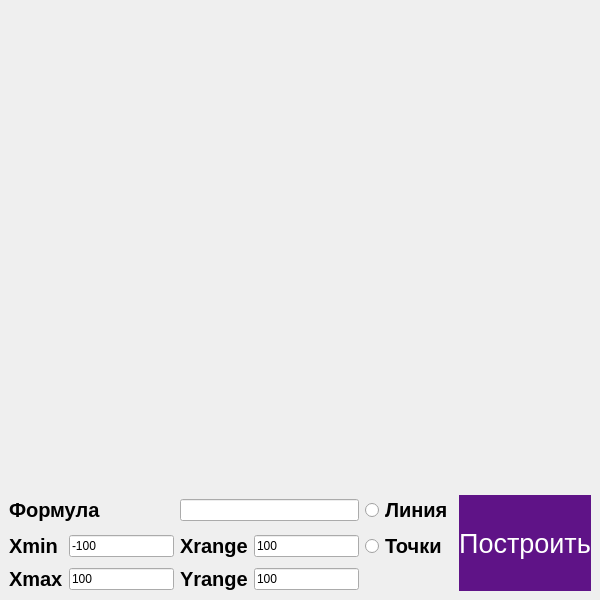
<?xml version="1.0" encoding="UTF-8"?>
<ui version="4.0">
 <class>SecondWindow</class>
 <widget class="QMainWindow" name="SecondWindow">
  <property name="geometry">
   <rect>
    <x>0</x>
    <y>0</y>
    <width>600</width>
    <height>600</height>
   </rect>
  </property>
  <property name="windowTitle">
   <string>MainWindow</string>
  </property>
  <widget class="QWidget" name="centralwidget">
   <property name="sizePolicy">
    <sizepolicy hsizetype="Preferred" vsizetype="Preferred">
     <horstretch>0</horstretch>
     <verstretch>0</verstretch>
    </sizepolicy>
   </property>
   <layout class="QVBoxLayout" name="verticalLayout">
    <item>
     <widget class="QCustomPlot" name="widget" native="true"/>
    </item>
    <item>
     <layout class="QGridLayout" name="gridLayout">
      <item row="1" column="2">
       <widget class="QLabel" name="label_3">
        <property name="font">
         <font>
          <pointsize>15</pointsize>
          <bold>true</bold>
         </font>
        </property>
        <property name="styleSheet">
         <string notr="true">QLabel {
qproperty-alignment: 'AlignCenter | AlignLeft';
}
background-color: white;</string>
        </property>
        <property name="text">
         <string>Xrange</string>
        </property>
       </widget>
      </item>
      <item row="1" column="0">
       <widget class="QLabel" name="label">
        <property name="font">
         <font>
          <pointsize>15</pointsize>
          <bold>true</bold>
         </font>
        </property>
        <property name="styleSheet">
         <string notr="true">QLabel {
qproperty-alignment: 'AlignCenter | AlignLeft';
}
background-color: white;</string>
        </property>
        <property name="text">
         <string>Xmin</string>
        </property>
       </widget>
      </item>
      <item row="0" column="0" colspan="2">
       <widget class="QLabel" name="label_5">
        <property name="font">
         <font>
          <pointsize>15</pointsize>
          <bold>true</bold>
         </font>
        </property>
        <property name="styleSheet">
         <string notr="true">QLabel {
qproperty-alignment: 'AlignCenter | AlignLeft';
}
background-color: white;</string>
        </property>
        <property name="text">
         <string>Формула</string>
        </property>
       </widget>
      </item>
      <item row="2" column="1">
       <widget class="QLineEdit" name="lineEdit_Xmax">
        <property name="styleSheet">
         <string notr="true">QLabel {
qproperty-alignment: 'AlignCenter | AlignRight';
border: 1px solid black;
}
background-color: white;</string>
        </property>
        <property name="text">
         <string>100</string>
        </property>
       </widget>
      </item>
      <item row="1" column="3">
       <widget class="QLineEdit" name="lineEdit_Xrange">
        <property name="styleSheet">
         <string notr="true">QLabel {
qproperty-alignment: 'AlignCenter | AlignRight';
border: 1px solid black;
}
background-color: white;</string>
        </property>
        <property name="text">
         <string>100</string>
        </property>
       </widget>
      </item>
      <item row="0" column="2" colspan="2">
       <widget class="QLineEdit" name="lineEdit_formula">
        <property name="styleSheet">
         <string notr="true">QLabel {
qproperty-alignment: 'AlignCenter | AlignRight';
border: 1px solid black;
}
background-color: white;</string>
        </property>
       </widget>
      </item>
      <item row="2" column="3">
       <widget class="QLineEdit" name="lineEdit_Yrange">
        <property name="styleSheet">
         <string notr="true">QLabel {
qproperty-alignment: 'AlignCenter | AlignRight';
border: 1px solid black;
}
background-color: white;</string>
        </property>
        <property name="text">
         <string>100</string>
        </property>
       </widget>
      </item>
      <item row="2" column="2">
       <widget class="QLabel" name="label_Ymax">
        <property name="font">
         <font>
          <pointsize>15</pointsize>
          <bold>true</bold>
         </font>
        </property>
        <property name="styleSheet">
         <string notr="true">QLabel {
qproperty-alignment: 'AlignCenter | AlignLeft';
}
background-color: white;</string>
        </property>
        <property name="text">
         <string>Yrange</string>
        </property>
       </widget>
      </item>
      <item row="2" column="0">
       <widget class="QLabel" name="label_2">
        <property name="font">
         <font>
          <pointsize>15</pointsize>
          <bold>true</bold>
         </font>
        </property>
        <property name="styleSheet">
         <string notr="true">QLabel {
qproperty-alignment: 'AlignCenter | AlignLeft';
}
background-color: white;</string>
        </property>
        <property name="text">
         <string>Xmax</string>
        </property>
       </widget>
      </item>
      <item row="1" column="1">
       <widget class="QLineEdit" name="lineEdit_Xmin">
        <property name="styleSheet">
         <string notr="true">QLabel {
qproperty-alignment: 'AlignCenter | AlignRight';
border: 1px solid black;
}
background-color: white;</string>
        </property>
        <property name="text">
         <string>-100</string>
        </property>
       </widget>
      </item>
      <item row="0" column="5" rowspan="3">
       <widget class="QPushButton" name="pushButton_plot">
        <property name="sizePolicy">
         <sizepolicy hsizetype="MinimumExpanding" vsizetype="MinimumExpanding">
          <horstretch>0</horstretch>
          <verstretch>0</verstretch>
         </sizepolicy>
        </property>
        <property name="font">
         <font>
          <pointsize>20</pointsize>
          <bold>false</bold>
         </font>
        </property>
        <property name="styleSheet">
         <string notr="true">QPushButton {
background-color: rgb(95, 19, 135);
color: white;
border: none;
}
QPushButton:pressed {
background-color: qlineargradient(x1: 0, 1: 0, x2: 0, 2: 1,
stop: 0 #FF7832, stop: 1 #FF9739);
}</string>
        </property>
        <property name="text">
         <string>Построить</string>
        </property>
       </widget>
      </item>
      <item row="0" column="4">
       <widget class="QRadioButton" name="radioButton_line">
        <property name="sizePolicy">
         <sizepolicy hsizetype="Preferred" vsizetype="Preferred">
          <horstretch>0</horstretch>
          <verstretch>0</verstretch>
         </sizepolicy>
        </property>
        <property name="font">
         <font>
          <pointsize>15</pointsize>
          <bold>true</bold>
         </font>
        </property>
        <property name="text">
         <string>Линия</string>
        </property>
       </widget>
      </item>
      <item row="1" column="4">
       <widget class="QRadioButton" name="radioButton_points">
        <property name="sizePolicy">
         <sizepolicy hsizetype="Minimum" vsizetype="Preferred">
          <horstretch>0</horstretch>
          <verstretch>0</verstretch>
         </sizepolicy>
        </property>
        <property name="font">
         <font>
          <pointsize>15</pointsize>
          <bold>true</bold>
         </font>
        </property>
        <property name="text">
         <string>Точки</string>
        </property>
       </widget>
      </item>
     </layout>
    </item>
   </layout>
  </widget>
 </widget>
 <customwidgets>
  <customwidget>
   <class>QCustomPlot</class>
   <extends>QWidget</extends>
   <header>qcustomplot.h</header>
   <container>1</container>
  </customwidget>
 </customwidgets>
 <resources/>
 <connections/>
</ui>
